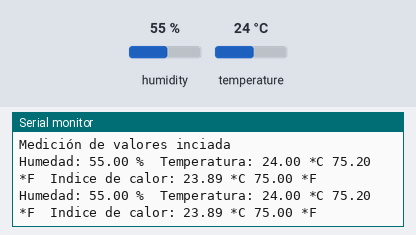
This sketch was run on a simulated Arduino Uno, built with avr-gcc and run on an emulated ATmega328P. On the bench: the last lines printed to the serial monitor. The test bench sets the inputs (shaded band); at power-on: humidity 55 %, temperature 24 °C.

Above: at 4.8 s.
4.9 s: humidity set to 22 %
At 6.5 s:
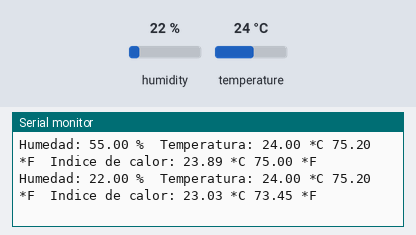
7.9 s: temperature set to 12 °C
At 9.6 s:
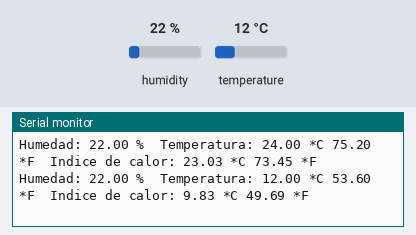
10.9 s: humidity set to 40 %
At 13.4 s:
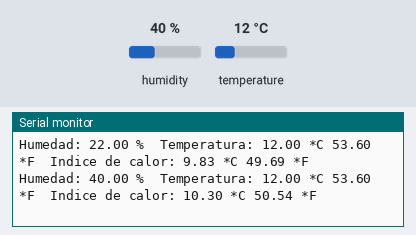
Timing chart, 0 to 14.9 s (numbered marks = the images above; inputs shaded):
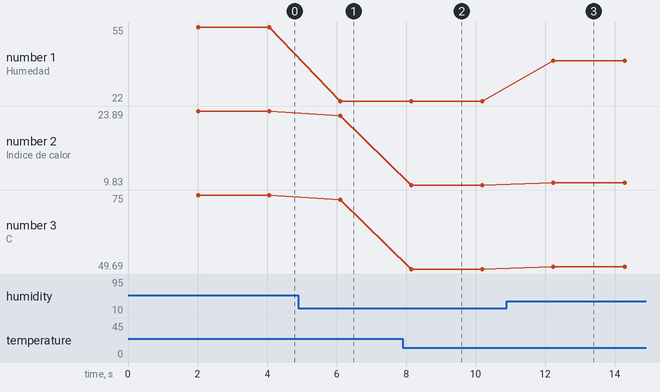

Measured:
- after the input at 4.9 s, the serial monitor: prints a new line after 1.2 s (image 1)
- after the input at 7.9 s, the serial monitor: prints a new line after 0.25 s (image 2)
- after the input at 10.9 s, the serial monitor: prints a new line after 1.3 s (image 3)
- plotted number 1: 55 → 22 after the input at 4.9 s, 22 → 40 after the input at 10.9 s
- plotted number 2: 23.89 → 23.03 after the input at 4.9 s, 23.03 → 9.83 after the input at 7.9 s, 9.83 → 10.3 after the input at 10.9 s
- plotted number 3: 75 → 73.45 after the input at 4.9 s, 73.45 → 49.69 after the input at 7.9 s, 49.69 → 50.54 after the input at 10.9 s

The sketch:

Sensor_temperatura.ino
```cpp
#include <DHT.h>
#include <DHT_U.h>


#define DHTPIN 2   // en que pin se conecta el sensor

#define DHTTYPE DHT11

DHT dht(DHTPIN, DHTTYPE); // se inicia el manejo del sensor por parte de la libreria

int led1, led2, led3, led4, led5, led6;

void setup() {
  Serial.begin(9600);
  Serial.println("Medición de valores inciada");

  dht.begin();
  // se marcan los leds como salida
  pinMode(led1,OUTPUT);
  pinMode(led2,OUTPUT);
  pinMode(led3,OUTPUT);
  pinMode(led4,OUTPUT);
  pinMode(led5,OUTPUT);
  pinMode(led6,OUTPUT);
}
void loop() {
  // esperar entre mediciones
  delay(2000);

  // al ser un sesnro lento toma hasta 2 segundos hacer mediciones
  float h = dht.readHumidity();
  // lee la temperatura como celcius por default
  float t = dht.readTemperature();
  // si se pone true la lee como farenheit
  float f = dht.readTemperature(true);

  // revisa si alguna medida falló al calcularse
  if (isnan(h) || isnan(t) || isnan(f)) {
    Serial.println("Fallo de medición del sensor intentando nuevamente...");
    return;
  }

  // calcula inidice de calor
  float hif = dht.computeHeatIndex(f, h);
  // calcula indice de calor en celcius si se agrega el false
  float hic = dht.computeHeatIndex(t, h, false);

  Serial.print("Humedad: ");
  Serial.print(h);
  Serial.print(" %\t");
  Serial.print("Temperatura: ");
  Serial.print(t);
  Serial.print(" *C ");
  Serial.print(f);
  Serial.print(" *F\t");
  Serial.print("Indice de calor: ");
  Serial.print(hic);
  Serial.print(" *C ");
  Serial.print(hif);
  Serial.println(" *F");

  // ahora se arman las condiciones usando la variable t como referencia
  // ya que es la temperatura en centigrados

//solo se enciende un led si la temperatura es entre 0 y 5 grados
  if (t > 0 && t < 5){
    digitalWrite(led1,HIGH);
    digitalWrite(led2,LOW);
    digitalWrite(led3,LOW);
    digitalWrite(led4,LOW);
    digitalWrite(led5,LOW);
    digitalWrite(led6,LOW);
    delay(200);
  }

  // segunda condición
  if (t > 5 && t < 10){
    digitalWrite(led1,HIGH);
    digitalWrite(led2,HIGH);
    digitalWrite(led3,LOW);
    digitalWrite(led4,LOW);
    digitalWrite(led5,LOW);
    digitalWrite(led6,LOW);
    delay(200);
  }


}
```
